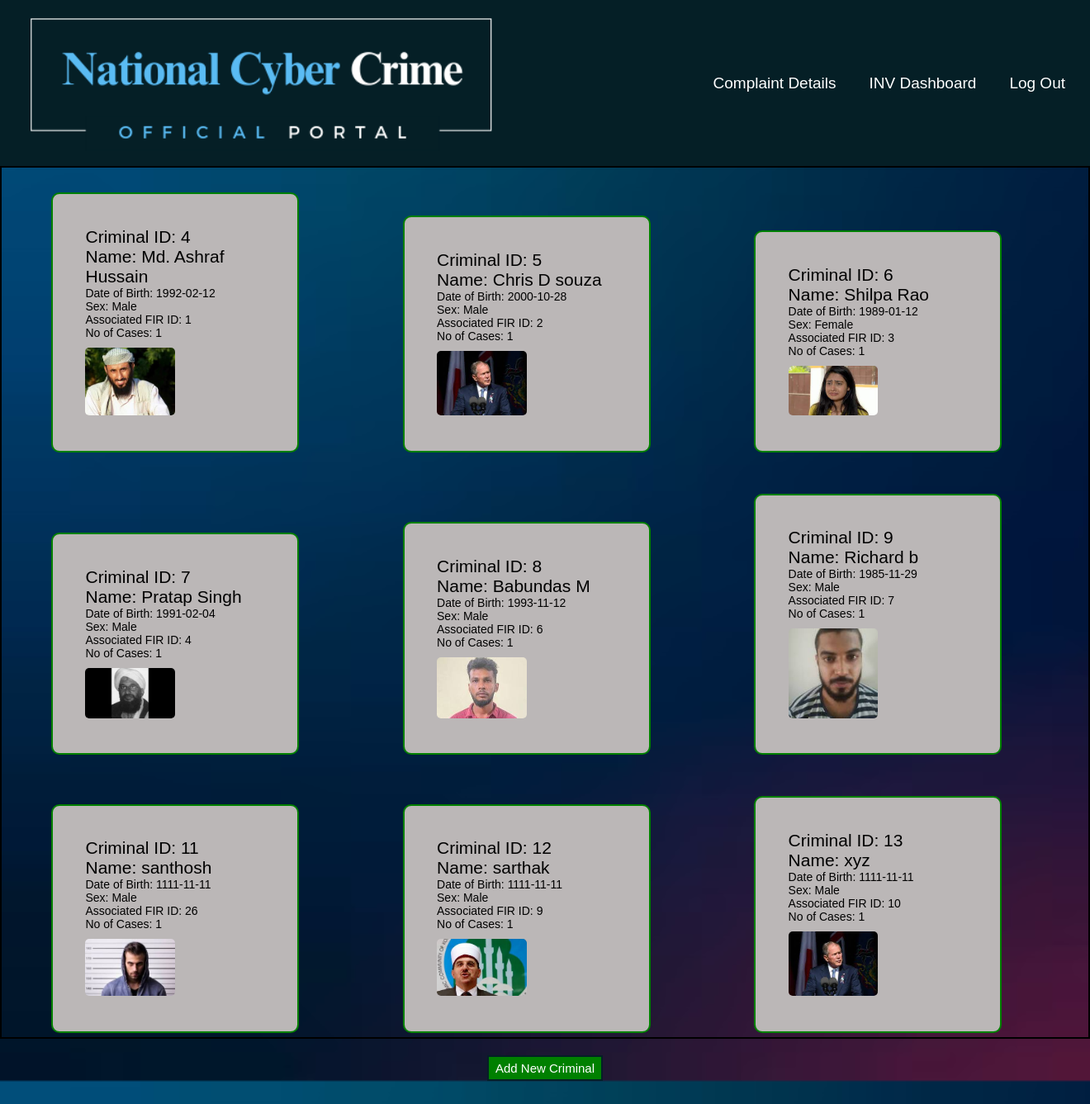
Screenshot of /ADMIN/criminalrecord.php with the database file from the repository.
### tables this page shows
CREATE TABLE `criminal_database` (
  `c_id` int(255) NOT NULL,
  `c_name` varchar(255) NOT NULL,
  `c_pic` mediumblob NOT NULL,
  `c_dob` date NOT NULL,
  `c_sex` varchar(255) NOT NULL,
  `assoc_fir_id` int(255) NOT NULL,
  `noc` int(255) NOT NULL
);

### ADMIN/criminalrecord.php (the view, shortened to what this page needs)
<?php
$servername = "localhost";
$uname = "root";
$password = "";
$db_name = "cyber crime";
$conn = mysqli_connect($servername, $uname, $password, $db_name);
$fetch_query = "SELECT * FROM `criminal_database`";
$result = mysqli_query($conn, $fetch_query);
?>
<!DOCTYPE html>
<html lang="en">
<head>
</head>
<body>
    <div class="header">
        <div class="logo">
            <img src="images/Cyber Crime.png" alt="Logo">
        </div>
        <div class="ribbon">
            <a href="displaycasedetails.php">Complaint Details</a>
            <a href="stats.php">INV Dashboard</a>
            <a href="logout.php">Log Out</a>
        </div>
    </div>
    <div class="criminaldisplay">
        <?php
        while ($row = mysqli_fetch_assoc($result)) {
        ?>
            <div class="criminal-card">
                <h2>Criminal ID: <?php echo $row['c_id']; ?></h2>
                <h2>Name: <?php echo $row['c_name']; ?></h2>
                <p>Date of Birth: <?php echo $row['c_dob']; ?></p>
                <p>Sex: <?php echo $row['c_sex']; ?></p>
                <p>Associated FIR ID: <?php  echo $row['assoc_fir_id']; ?></p>
                <p>No of Cases: <?php  echo $row['noc']; ?></p>
                <img src="<?php echo $row['c_pic']; ?>" alt="Criminal Photo">
            </div>
        <?php
        }
        ?>
    </div>
    <div class="add-criminal-section">
        <center><button onclick="toggleAddCriminalForm()">Add New Criminal</button></center>
    </div>
</body>
</html>

### ADMIN/criminalrecord.php (style rules this page uses)
* { margin: 0; padding: 0; font-family: Verdana, Geneva, Tahoma, sans-serif; font-weight: 100; box-sizing: border-box; }
html { scroll-behavior: smooth; }
body { color: black; background-image: url(images/newbg2.png); background-size: cover; font-size: 20px; }
.header { display: flex; align-items: center; justify-content: space-between; background-color: #051f26; padding: 10px; color: #fff; }
.logo img { height: 10vh; }
.ribbon { display: flex; }
.ribbon a { color: #fff; text-decoration: none; font-size: 19px; padding: 10px 20px; display: inline-block; }
.criminal-card { margin-top: 30px; margin-left: 60px; margin-right: 60px; font-size: 14px; width: 300px; background-color: rgb(187, 183, 183); border: 2px solid green; border-radius: 10px; padding: 3%; display: inline-block; margin-bottom: 20px; }
.criminaldisplay { max-height: 60vh; overflow-y: auto; border: 2px solid black; }
.add-criminal-section button { font-size: 15px; border: 2px solid #051f26; background-color: green; padding: 5px 8px; color: white; cursor: pointer; margin-top: 20px; }
.criminal-card img { max-width: 50%; height: auto; border-radius: 5px; margin-top: 10px; }

### rows the page displays
criminal_database: c_id "4", c_name "Md. Ashraf Hussain", c_dob "1992-02-12", c_sex "Male", assoc_fir "1", noc "1", c_pic (picture)
criminal_database: c_id "5", c_name "Chris D souza", c_dob "2000-10-28", c_sex "Male", assoc_fir "2", noc "1", c_pic (picture)
criminal_database: c_id "6", c_name "Shilpa Rao", c_dob "1989-01-12", c_sex "Female", assoc_fir "3", noc "1", c_pic (picture)
criminal_database: c_id "7", c_name "Pratap Singh", c_dob "1991-02-04", c_sex "Male", assoc_fir "4", noc "1", c_pic (picture)
criminal_database: c_id "8", c_name "Babundas M", c_dob "1993-11-12", c_sex "Male", assoc_fir "6", noc "1", c_pic (picture)
criminal_database: c_id "9", c_name "Richard b", c_dob "1985-11-29", c_sex "Male", assoc_fir "7", noc "1", c_pic (picture)
criminal_database: c_id "11", c_name "santhosh", c_dob "1111-11-11", c_sex "Male", assoc_fir "26", noc "1", c_pic (picture)
criminal_database: c_id "12", c_name "sarthak", c_dob "1111-11-11", c_sex "Male", assoc_fir "9", noc "1", c_pic (picture)
criminal_database: c_id "13", c_name "xyz", c_dob "1111-11-11", c_sex "Male", assoc_fir "10", noc "1", c_pic (picture)
